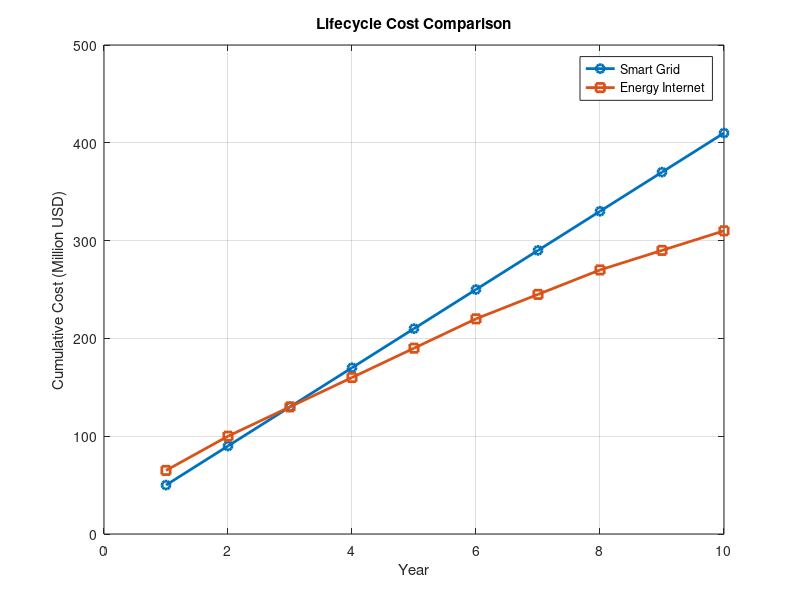

Recreate this plot in MATLAB.
% Simulation 11.5: Cost-Benefit Over Lifecycle

years = 1:10;
cost_sg = [50 90 130 170 210 250 290 330 370 410];
cost_ei = [65 100 130 160 190 220 245 270 290 310];

figure;
plot(years, cost_sg, '-o', 'LineWidth', 2);
hold on;
plot(years, cost_ei, '-s', 'LineWidth', 2);
xlabel('Year');
ylabel('Cumulative Cost (Million USD)');
legend('Smart Grid', 'Energy Internet');
title('Lifecycle Cost Comparison');
grid on;
